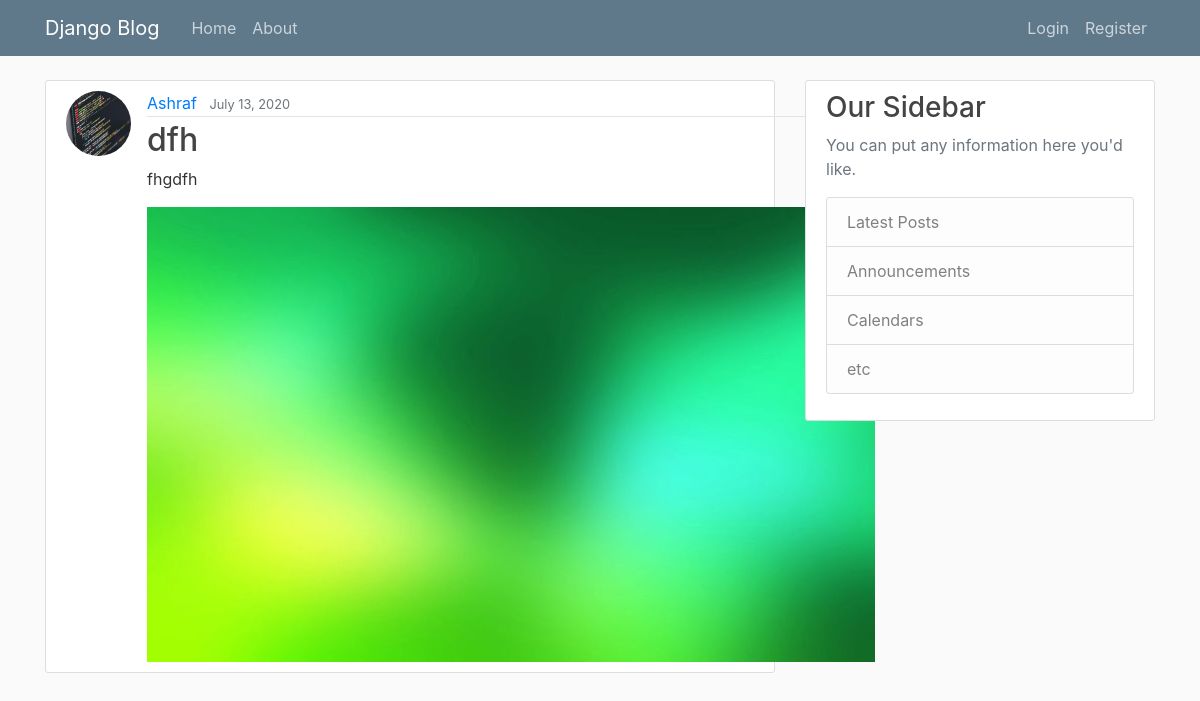
The page /post/33/ on the database its author committed.
### blog/models.py (models this page shows, shortened)
class Post(models.Model):
    title = models.CharField(max_length=100)
    content = models.TextField()
    photo = models.ImageField(upload_to='uploaded_pics', blank=True)
    date_posted = models.DateTimeField(default=timezone.now)
    author = models.ForeignKey(User, on_delete=models.CASCADE)

### users/models.py (models this page shows, shortened)
class Profile(models.Model):
    user = models.OneToOneField(User, on_delete=models.CASCADE)
    image = models.ImageField(default='default.jpg', upload_to='profile_pics')

### blog/views.py (the view)
# urls.py: path("post/<int:pk>/", PostDetailView.as_view(), name="post-detail"),
class PostDetailView(DetailView):
    model = Post

### blog/templates/blog/post_detail.html (shortened to what this page needs)
{% extends "blog/base.html" %}
{% block content %}
    <article class="media content-section">
        <img src="{{ object.author.profile.image.url }}" alt="" class="rounded-circle article-img">
        <div class="media-body">
        <div class="article-metadata">
        <a class="mr-2" href="{% url 'user-post' object.author.username %}">{{ object.author }}</a>
        <small class="text-muted">{{ object.date_posted|date:"F d, Y" }}</small>
        </div>
        <h2 class="article-title">{{ object.title }}</h2>
        <p class="article-content">{{ object.content }}</p>
        {% if object.photo %}
            <img src="{{ object.photo.url }}" alt="">
        {% endif %}
        </div>
    </article>
{% endblock content %}

### blog/static/blog/main.css (style rules this page uses)
body { background: #fafafa; color: #333333; margin-top: 5rem; }
h1, h2, h3, h4, h5, h6 { color: #444444; }
.content-section { background: #ffffff; padding: 10px 20px; border: 1px solid #dddddd; border-radius: 3px; margin-bottom: 20px; }
.article-title { color: #444444; }
.article-content { white-space: pre-line; }
.article-img { height: 65px; width: 65px; margin-right: 16px; }
.article-metadata { padding-bottom: 1px; margin-bottom: 4px; border-bottom: 1px solid #e3e3e3 }

### rows shown on the page
Post: author.profile.image (picture), author "Ashraf", date_posted "July 13, 2020", title "dfh", content "fhgdfh", photo (picture)
